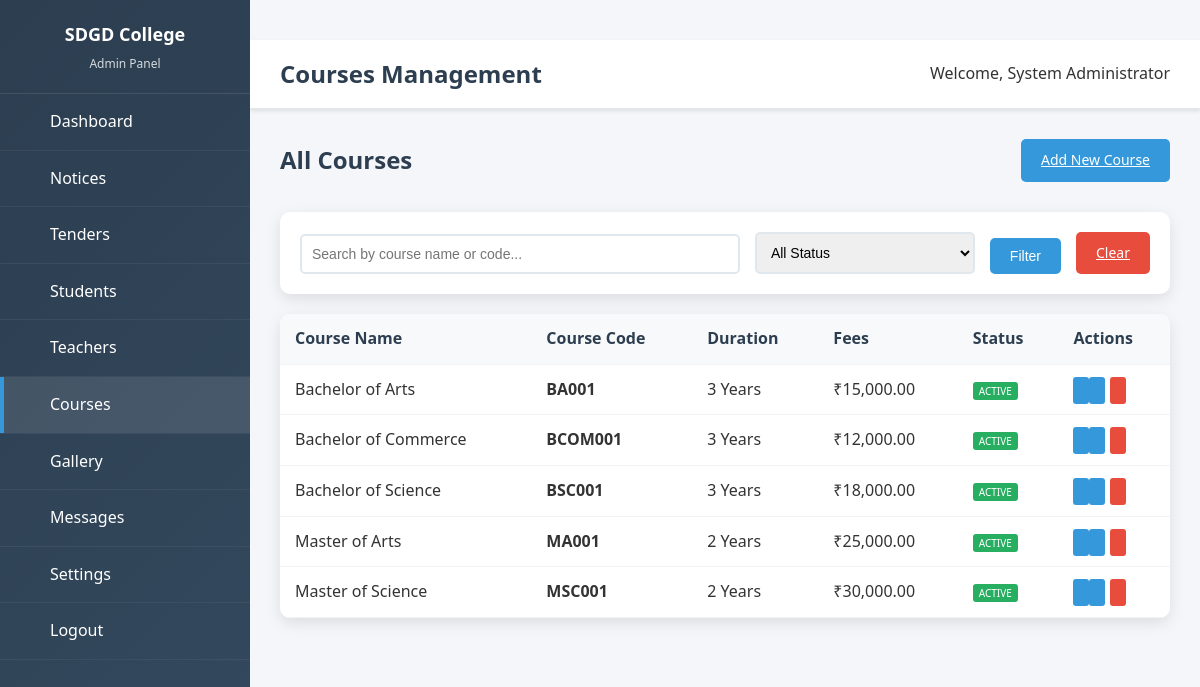
The page /admin/courses.php (signed in) on the database its author committed.
### tables this page shows
CREATE TABLE IF NOT EXISTS courses (
    id INT PRIMARY KEY AUTO_INCREMENT,
    course_name VARCHAR(255) NOT NULL,
    course_code VARCHAR(50) UNIQUE NOT NULL,
    course_type ENUM('undergraduate', 'postgraduate', 'diploma', 'certificate') DEFAULT 'undergraduate',
    duration VARCHAR(50),
    eligibility TEXT,
    fees DECIMAL(10,2),
    department VARCHAR(100),
    seats_available INT DEFAULT 0,
    course_image VARCHAR(255),
    description TEXT,
    status ENUM('active', 'inactive') DEFAULT 'active',
    created_by INT,
    created_at TIMESTAMP DEFAULT CURRENT_TIMESTAMP,
    updated_at TIMESTAMP DEFAULT CURRENT_TIMESTAMP ON UPDATE CURRENT_TIMESTAMP,
    FOREIGN KEY (created_by) REFERENCES admin_users(id) ON DELETE SET NULL
);

### admin/courses.php (the view, shortened to what this page needs)
<?php
require_once '../config.php';
$action = $_GET['action'] ?? 'list';
$courses = [];
if ($action === 'list') {
    $query = "SELECT * FROM courses WHERE 1=1";
    $query .= " ORDER BY course_name";
    $result = mysqli_query($conn, $query);
    $courses = mysqli_fetch_all($result, MYSQLI_ASSOC);
}
?>
<!DOCTYPE html>
<html lang="en">
<head>
    <link rel="stylesheet" href="../styles.css">
    <link rel="stylesheet" href="admin-styles.css">
</head>
<body>
    <div class="admin-layout">
        <aside class="sidebar">
            <div class="sidebar-header">
                <h3><i class="fas fa-graduation-cap"></i> SDGD College</h3>
                <p>Admin Panel</p>
            </div>
            <nav class="sidebar-nav">
                <ul>
                    <li><a href="dashboard.php"><i class="fas fa-tachometer-alt"></i> Dashboard</a></li>
                    <li><a href="notices.php"><i class="fas fa-bullhorn"></i> Notices</a></li>
                    <li><a href="tenders.php"><i class="fas fa-file-contract"></i> Tenders</a></li>
                    <li><a href="students.php"><i class="fas fa-user-graduate"></i> Students</a></li>
                    <li><a href="teachers.php"><i class="fas fa-chalkboard-teacher"></i> Teachers</a></li>
                    <li><a href="courses.php" class="active"><i class="fas fa-book"></i> Courses</a></li>
                    <li><a href="gallery.php"><i class="fas fa-images"></i> Gallery</a></li>
                    <li><a href="messages.php"><i class="fas fa-envelope"></i> Messages</a></li>
                    <li><a href="settings.php"><i class="fas fa-cog"></i> Settings</a></li>
                    <li><a href="logout.php"><i class="fas fa-sign-out-alt"></i> Logout</a></li>
                </ul>
            </nav>
        </aside>
        <main class="main-content">
            <header class="admin-header">
                <div class="header-left">
                    <h1>Courses Management</h1>
                </div>
                <div class="header-right">
                    <div class="admin-info">
                        <span>Welcome, <?php echo $_SESSION['admin_name']; ?></span>
                    </div>
                </div>
            </header>
            <div class="dashboard-content">
                <?php if ($action === 'list'): ?>
                    <div class="content-header">
                        <h2>All Courses</h2>
                        <a href="courses.php?action=add" class="btn">
                            <i class="fas fa-plus"></i> Add New Course
                        </a>
                    </div>
                    <div class="search-filters">
                        <form method="GET" class="filter-form">
                            <div class="filter-row">
                                <input type="text" name="search" placeholder="Search by course name or code..."
                                       value="<?php echo $_GET['search'] ?? ''; ?>">
                                <select name="status">
                                    <option value="">All Status</option>
                                </select>
                                <button type="submit" class="btn">Filter</button>
                                <a href="courses.php" class="btn btn-danger">Clear</a>
                            </div>
                        </form>
                    </div>
                    <div class="data-table">
                        <table>
                            <thead>
                                <tr>
                                    <th>Course Name</th>
                                    <th>Course Code</th>
                                    <th>Duration</th>
                                    <th>Fees</th>
                                    <th>Status</th>
                                    <th>Actions</th>
                                </tr>
                            </thead>
                            <tbody>
                                <?php foreach ($courses as $item): ?>
                                    <tr>
                                        <td><?php echo $item['course_name']; ?></td>
                                        <td><strong><?php echo $item['course_code']; ?></strong></td>
                                        <td><?php echo $item['duration']; ?></td>
                                        <td>₹<?php echo number_format($item['fees'], 2); ?></td>
                                        <td>
                                            <span class="status status-<?php echo $item['status']; ?>">
                                                <?php echo ucfirst($item['status']); ?>
                                            </span>
                                        </td>
                                        <td>
                                            <a href="courses.php?action=view&id=<?php echo $item['id']; ?>" class="btn-edit" title="View">
                                            </a>
                                            <a href="courses.php?action=edit&id=<?php echo $item['id']; ?>" class="btn-edit" title="Edit">
                                            </a>
                                            <a href="courses.php?action=delete&id=<?php echo $item['id']; ?>" class="btn-delete" title="Delete" onclick="return confirm('Are you sure you want to delete this course?')">
                                            </a>
                                        </td>
                                    </tr>
                                <?php endforeach; ?>
                            </tbody>
                        </table>
                    </div>
                <?php endif; ?>
            </div>
        </main>
    </div>
</body>
</html>

### styles.css (style rules this page uses)
* { margin: 0; padding: 0; box-sizing: border-box; }
body { font-family: 'Segoe UI', Tahoma, Geneva, Verdana, sans-serif; line-height: 1.6; color: #333; background-color: #f5f5f5; }
.main-content { padding: 40px 0; }

### admin/admin-styles.css (style rules this page uses)
.admin-layout { display: flex; min-height: 100vh; background: #f5f6fa; }
.sidebar { width: 250px; background: linear-gradient(135deg, #2c3e50 0%, #34495e 100%); color: white; position: fixed; height: 100vh; overflow-y: auto; z-index: 1000; transition: transform 0.3s; }
.sidebar-header { padding: 20px; text-align: center; border-bottom: 1px solid rgba(255,255,255,0.1); }
.sidebar-header h3 { margin: 0; font-size: 18px; font-weight: 600; }
.sidebar-header p { margin: 5px 0 0; font-size: 12px; opacity: 0.8; }
.sidebar-nav ul { list-style: none; padding: 0; margin: 0; }
.sidebar-nav li { border-bottom: 1px solid rgba(255,255,255,0.05); }
.sidebar-nav a { display: flex; align-items: center; padding: 15px 20px; color: white; text-decoration: none; transition: background-color 0.3s; position: relative; }
.sidebar-nav a:hover, .sidebar-nav a.active { background: rgba(255,255,255,0.1); }
.sidebar-nav a.active::before { content: ''; position: absolute; left: 0; top: 0; bottom: 0; width: 4px; background: #3498db; }
.main-content { flex: 1; margin-left: 250px; min-height: 100vh; }
.admin-header { background: white; padding: 15px 30px; border-bottom: 1px solid #e1e8ed; display: flex; justify-content: space-between; align-items: center; box-shadow: 0 2px 4px rgba(0,0,0,0.1); }
.header-left { display: flex; align-items: center; gap: 15px; }
.header-left h1 { margin: 0; font-size: 24px; color: #2c3e50; }
.admin-info { display: flex; align-items: center; gap: 10px; }
.dashboard-content { padding: 30px; }
.btn-edit { background: #3498db; color: white; padding: 5px 8px; border-radius: 3px; text-decoration: none; font-size: 12px; transition: background-color 0.3s; }
.btn { background: #3498db; color: white; border: none; padding: 10px 20px; border-radius: 5px; font-size: 14px; cursor: pointer; transition: background-color 0.3s; }
.btn-danger { background: #e74c3c; }
.data-table { width: 100%; background: white; border-radius: 10px; overflow: hidden; box-shadow: 0 5px 15px rgba(0,0,0,0.1); }
.data-table table { width: 100%; border-collapse: collapse; }
.data-table th, .data-table td { padding: 12px 15px; text-align: left; border-bottom: 1px solid #f1f3f4; }
.data-table th { background: #f8f9fa; font-weight: 600; color: #2c3e50; }

### admin/courses.php (style rules this page uses)
.content-header { display: flex; justify-content: space-between; align-items: center; margin-bottom: 30px; }
.content-header h2 { margin: 0; color: #2c3e50; }
.search-filters { background: white; padding: 20px; border-radius: 10px; box-shadow: 0 5px 15px rgba(0,0,0,0.1); margin-bottom: 20px; }
.filter-form { margin: 0; }
.filter-row { display: grid; grid-template-columns: 2fr 1fr auto auto; gap: 15px; align-items: end; }
.filter-row input, .filter-row select { padding: 10px; border: 2px solid #e1e8ed; border-radius: 5px; font-size: 14px; }
.btn-delete { background: #e74c3c; color: white; padding: 5px 8px; border-radius: 3px; text-decoration: none; font-size: 12px; margin-left: 5px; }
.status { padding: 2px 6px; border-radius: 3px; font-size: 10px; font-weight: 500; text-transform: uppercase; }
.status-active { background: #27ae60; color: white; }

### rows shown on the page
courses: course_name "Bachelor of Arts", course_code "BA001", duration "3 Years", fees "15,000.00", status "ACTIVE"
courses: course_name "Bachelor of Commerce", course_code "BCOM001", duration "3 Years", fees "12,000.00", status "ACTIVE"
courses: course_name "Bachelor of Science", course_code "BSC001", duration "3 Years", fees "18,000.00", status "ACTIVE"
courses: course_name "Master of Arts", course_code "MA001", duration "2 Years", fees "25,000.00", status "ACTIVE"
courses: course_name "Master of Science", course_code "MSC001", duration "2 Years", fees "30,000.00", status "ACTIVE"

### other values the page prints
$_SESSION['admin_name'] "System Administrator"
